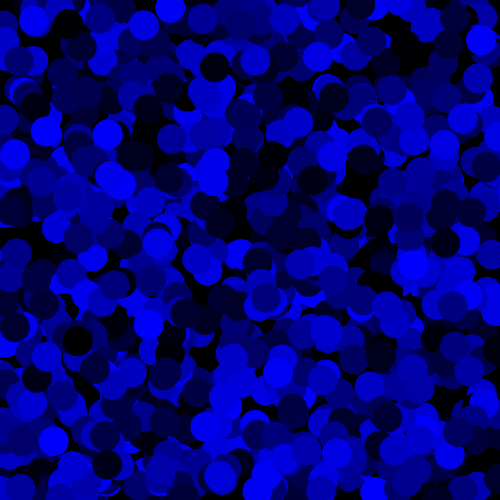
Frame 1 (no input)
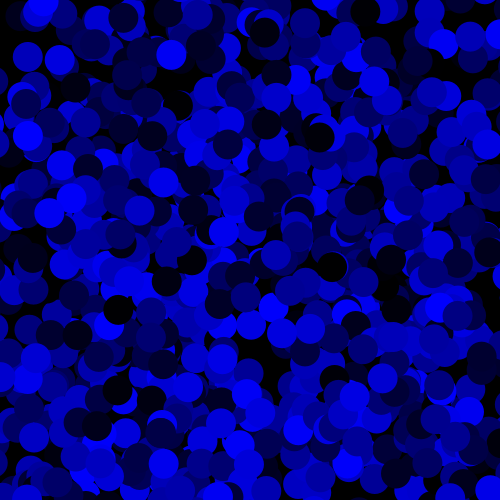
Frame 60 (the mouse pressed at the canvas centre just before this capture)
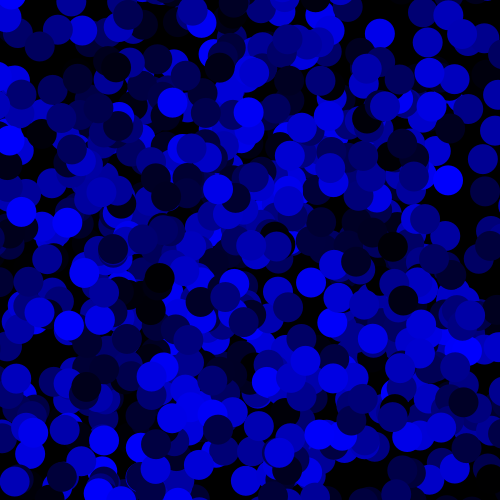
Frame 120 (the mouse held since frame 60 and released just before this capture)

The Processing sketch that drew these frames (run headless with seeded random() and noise(); from frame 60 on, the mouse is pressed at the canvas centre):

// Processing sketch: star_class
// ── star_class.pde
class Star { // 1. name
  // 2. attributes
  float posx, posy;
  float w;
  color c;
  float speedx, speedy;

  // 3. constructor
  Star() {
    posx = random(width);
    posy = random(height);
    w = 30;
    c = color(0,0,random(255));
    speedx = random(-1,1);
    speedy = random(-1,1); 
  }

  // 4. methods
  void display() {
    fill(c);
    noStroke();
    ellipse(posx, posy, w, w);
  }
  
  void move() {
    posx += speedx;
    posy += speedy;
  }
}

// ── StarManager.pde
class StarManager { // 1.name
  //2.attributes
  Star[] stars;
  int numOfStars;
  
  //3.constructor
  StarManager(int _numOfStars) {
    numOfStars = _numOfStars;
    stars = new Star[numOfStars];
    for(int i = 0; i < stars.length; i++) {
      stars[i] = new Star();
    }
  }
  
  //4.method
  
  void displayStars() {
    for(int i = 0; i < stars.length; i++) {
      stars[i].display();
      stars[i].move();
    }
  }
}

// ── new_star_sketch.pde
StarManager myManager;

void setup() {
  size(500, 500);
  myManager = new StarManager(1000);
}

void draw() {
  background(0);
  myManager.displayStars();
}
